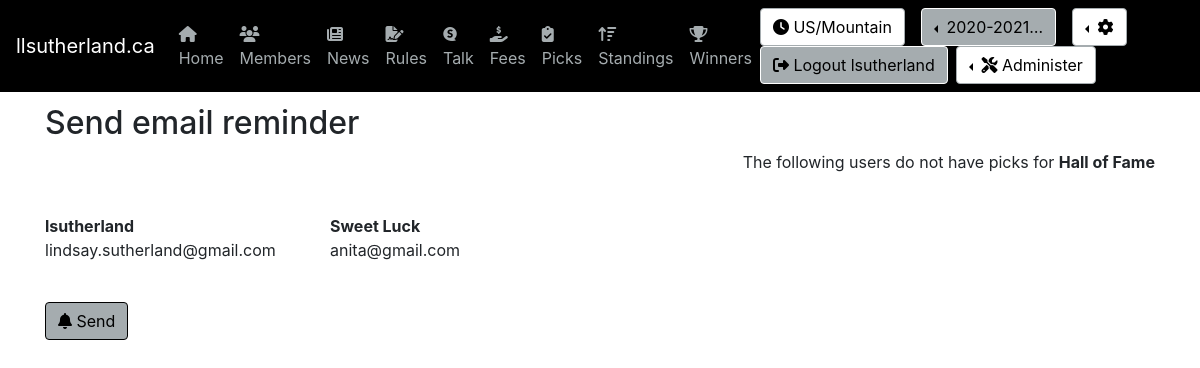
/email_reminder (signed in), run on an earlier commit of the app's database.
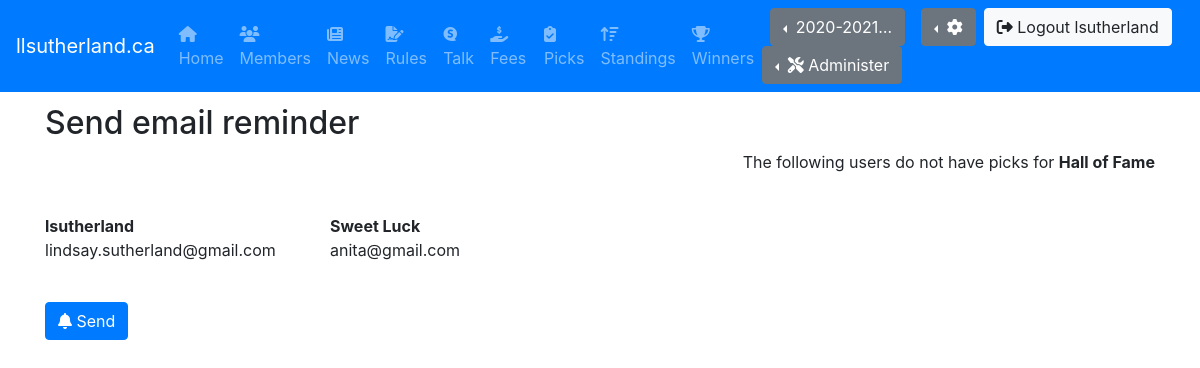
And on a later commit of the database.
### pool/models.py (models this page shows, shortened)
class CustomUser(AbstractUser):
    US_EST = 'US/Eastern'
    TZS = [
        ('US/Alaska', 'US/Alaska'),
        ('US/Arizona','US/Arizona'),
        ('US/Central','US/Central'),
        (US_EST,'US/Eastern'),
        ('US/Hawaii','US/Hawaii'),
        ('US/Mountain','US/Mountain'),
        ('US/Pacific','US/Pacific'),
        ('Europe/Amsterdam','Europe/Amsterdam'),
        ('Europe/Athens','Europe/Athens'),
        ('Europe/Belgrade','Europe/Belgrade'),
        ('Europe/Berlin','Europe/Berlin'),
        ('Europe/Brussels','Europe/Brussels'),
        ('Europe/Bucharest','Europe/Bucharest'),
        ('Europe/Budapest','Europe/Budapest'),
        ('Europe/Copenhagen','Europe/Copenhagen'),
        ('Europe/Dublin','Europe/Dublin'),
        ('Europe/Gibraltar','Europe/Gibraltar'),
        ('Europe/Helsinki','Europe/Helsinki'),
        ('Europe/Istanbul','Europe/Istanbul'),
        ('Europe/Kiev','Europe/Kiev'),
        ('Europe/Lisbon','Europe/Lisbon'),
        ('Europe/London','Europe/London'),
        ('Europe/Luxembourg','Europe/Luxembourg'),
        ('Europe/Madrid','Europe/Madrid'),
        ('Europe/Malta','Europe/Malta'),
        ('Europe/Moscow','Europe/Moscow'),
        ('Europe/Oslo','Europe/Oslo'),
        ('Europe/Paris','Europe/Paris'),
        ('Europe/Prague','Europe/Prague'),
        ('Europe/Rome','Europe/Rome'),
        ('Europe/Sarajevo','Europe/Sarajevo'),
        ('Europe/Stockholm','Europe/Stockholm'),
        ('Europe/Vienna','Europe/Vienna'),
        ('Europe/Volgograd','Europe/Volgograd'),
        ('Europe/Warsaw','Europe/Warsaw'),
        ('Europe/Zurich','Europe/Zurich')
    ]
    username_validator = MyValidator()
    username = models.CharField(
        _('username'),
        max_length=150,
        unique=True,
        help_text=_('Required. 150 characters or fewer. Names and numbers only.'),
        validators=[username_validator],
            error_messages={
            'unique': _("A user with that username already exists."),
        },
    )
    mobile = models.CharField(max_length=20, blank=True, null=True)
    image = models.ImageField(upload_to='profile_image', blank=True, null=True)
    favorite_team = models.ForeignKey(Team, on_delete=models.CASCADE, blank=True, null=True)
    timezone = models.CharField(max_length=50, blank=False, null=False, default=US_EST, choices=TZS)

class Season(models.Model):
    name = models.CharField(max_length=50, blank=False, null=False)
    effective_date = models.DateField(blank=False, null=False)
    effective_end_date = models.DateField(blank=False, null=False)
    is_active = models.BooleanField(default=True)

### pool/views.py (the view)
# urls.py: path('email_reminder', EmailReminder.as_view(), name='email_reminder'),
class EmailReminder(LoginRequiredMixin, TemplateView):
    template_name = 'email_reminder.html'
    def get(self, request):
        args = get_current(request)
        users = get_users_no_picks(request)
        args.update({'template_name' : self.template_name})
        args.update({'users' : users})
        return render(request, self.template_name, args)

### pool/views.py (called while the page is built)
def get_users_no_picks(request):
    args = get_current(request)
    current_week = args.get('current_week')
    picks = Pick.objects.prefetch_related('game_id__week_id').filter(game_id__week_id = current_week.id, pick_type_id = 1)
    users = set()
    for p in picks:
        users.add(p.user)
    return users

def get_current(request):
    current_season = None
    current_week = None
    seasons = []
    prefs = None
    request.session['django_timezone'] = request.user.timezone
    try:
        current_season = get_current_season(request)
        current_week = get_current_week(request)
        seasons = get_seasons()
        prefs = get_preferences(request)
    except Exception as e:
        print(e)
    return {
        'preferences' : prefs,
        'current_season': current_season,
        'current_week' : current_week,
        'seasons' : seasons
    }

def get_preferences(request):
    return Preferences.objects.get(user_id = request.user.id)

def get_seasons():
    return Season.objects.order_by('-effective_date')

### utils/season_helper.py (called while the page is built)
def get_now():
    return timezone.now()

### pool/templates/email_reminder.html (shortened to what this page needs)
{% extends 'base.html' %}
{% block body %}
{% include "page_title.html" with name="Send email reminder" %}
<p class="text-right">The following users do not have picks for <strong>{{current_week.name}}</strong></p>
<br/>
{% if users %}
    <div class="row">
    {% for item in users %}
        <div class="col-lg-3 col-sm-6 col-xs-12">
            <strong>{{item.username}}</strong><p>{{item.email}}</p>
        </div>
    {% endfor %}
    </div>
    <br/>
    {% if request.user.favorite_team %}
        <a href="{% url 'send_email_reminder' %}" class="btn btn-primary" style="background-color:{{user.favorite_team.color_03}};color:{{user.favorite_team.color_01}};border-color:{{user.favorite_team.color_01}}" href="{% url 'email_reminder' %}"><i class="fas fa-bell"></i>  Send</a>
    {% else %}
        <a href="{% url 'send_email_reminder' %}" class="btn btn-primary" href="{% url 'email_reminder' %}"><i class="fas fa-bell"></i>  Send</a>
    {% endif %}
{% else %}
    <div class="row">
        <div class="col-12">
            <div class="alert alert-warning"><span style="font-style:italic;"><i class="fas fa-bell"></i>  All Users have made their picks this week</span></div>
        </div>
    </div>
{% endif %}
{% endblock %}

### pool/templates/nav/no-fav-team.html (shortened to what this page needs)
<nav class="navbar navbar-expand-md navbar-dark fixed-top bg-primary">
        <a class="navbar-brand" href="#">llsutherland.ca</a>
        <div class="collapse navbar-collapse" id="navbarCollapse">
            <ul class="navbar-nav mr-auto">
                <li class="nav-item">
                    <a class="nav-link {% if request.resolver_match.url_name == "home" %}active{% endif %}" href="{% url 'home'  %}"><i class="fas fa-home"></i> Home</a>
                </li>
                <li class="nav-item">
                    <a class="nav-link {% if request.resolver_match.url_name == "members" %}active{% endif %}" href="{% url 'members'  %}"><i class="fas fa-users"></i> Members</a>
                </li>
                <li class="nav-item">
                    <a class="nav-link {% if request.resolver_match.url_name == "news" %}active{% endif %}" href="{% url 'news'  %}"><i class="fas fa-newspaper"></i> News</a>
                </li>
                <li class="nav-item">
                    <a class="nav-link {% if request.resolver_match.url_name == "rules" %}active{% endif %}" href="{% url 'rules'  %}"><i class="fas fa-file-signature"></i> Rules</a>
                </li>
                <li class="nav-item">
                    <a class="nav-link {% if request.resolver_match.url_name == "talk" %}active{% endif %}" href="{% url 'talk'  %}"><i class="fab fa-speakap"></i> Talk</a>
                </li>
                <li class="nav-item">
                    <a class="nav-link {% if request.resolver_match.url_name == "fees" %}active{% endif %}" href="{% url 'fees'  %}"><i class="fas fa-hand-holding-usd"></i> Fees</a>
                </li>
                <li class="nav-item">
                    <a class="nav-link {% if request.resolver_match.url_name == "picks" %}active{% endif %}" href="{% url 'picks' %}"><i class="fas fa-clipboard-check"></i> Picks</a>
                </li>
                <li class="nav-item">
                    <a class="nav-link {% if request.resolver_match.url_name == "standings" %}active{% endif %}" href="{% url 'standings'%}""><i class="fas fa-sort-amount-up"></i> Standings</a>
                </li>
                <li class="nav-item">
                    <a class="nav-link {% if request.resolver_match.url_name == "winners" %}active{% endif %}" href="{% url 'winners'  %}"><i class="fas fa-trophy"></i> Winners</a>
                </li>
            </ul>
            <form class="form-inline mt-2 mt-md-0">
                <div class="dropdown dropleft pl-2 pr-2">
                {% if current_season %}
                    <a class="btn btn-secondary dropdown-toggle" href="#" role="button" id="dropdownSeason" data-toggle="dropdown" aria-haspopup="true" aria-expanded="false">
                        {{current_season.name | truncatechars:10}}
                    </a>
                {% endif %}
                </div>
                <div class="dropdown dropleft pl-2 pr-2">
                    <a class="btn btn-secondary dropdown-toggle" href="#" role="button" id="dropdownProfile" data-toggle="dropdown" aria-haspopup="true" aria-expanded="false">
                        <i class="fas fa-cog"></i>
                    </a>
                </div>
                <a class="btn btn-light mr-2 my-2 my-sm-0" href="{% url 'logout' %}"><i class="fas fa-sign-out-alt"></i> Logout {{user.username}}</a>
                {% if user.is_staff %}
                    <div class="dropdown dropleft">
                        <button class="btn btn-secondary dropdown-toggle" type="button" id="dropdownMenuButton" data-toggle="dropdown" aria-haspopup="true" aria-expanded="false">
                            <i class="fas fa-tools"></i> Administer
                        </button>
                    </div>
                {% endif %}
            </form>
        </div>
    </nav>

### pool/templates/nav/fav-team.html (shortened to what the changed rows need)
<nav class="navbar navbar-expand-md navbar-dark fixed-top" style="background-color: {{user.favorite_team.color_01}};">
        <a class="navbar-brand" href="#">llsutherland.ca</a>
        <div class="collapse navbar-collapse" id="navbarCollapse">
            <ul class="navbar-nav mr-auto">
                <li class="nav-item">
                    <a class="nav-link" href="{% url 'home'  %}" style="{% if request.resolver_match.url_name == "home" %}color:{{user.favorite_team.color_02}};{% else %}color:{{user.favorite_team.color_03}};{% endif %}"><i class="fas fa-home"></i> Home</a>
                </li>
                <li class="nav-item">
                    <a class="nav-link" href="{% url 'members'  %}" style="{% if request.resolver_match.url_name == "members" %}color:{{user.favorite_team.color_02}};{% else %}color:{{user.favorite_team.color_03}};{% endif %}"><i class="fas fa-users"></i> Members</a>
                </li>
                <li class="nav-item">
                    <a class="nav-link" href="{% url 'news'  %}" style="{% if request.resolver_match.url_name == "news" %}color:{{user.favorite_team.color_02}};{% else %}color:{{user.favorite_team.color_03}};{% endif %}"><i class="fas fa-newspaper"></i> News</a>
                </li>
                <li class="nav-item">
                    <a class="nav-link" href="{% url 'rules'  %}" style="{% if request.resolver_match.url_name == "rules" %}color:{{user.favorite_team.color_02}};{% else %}color:{{user.favorite_team.color_03}};{% endif %}"><i class="fas fa-file-signature"></i> Rules</a>
                </li>
                <li class="nav-item">
                    <a class="nav-link" href="{% url 'talk'  %}" style="{% if request.resolver_match.url_name == "talk" %}color:{{user.favorite_team.color_02}};{% else %}color:{{user.favorite_team.color_03}};{% endif %}"><i class="fab fa-speakap"></i> Talk</a>
                </li>
                <li class="nav-item">
                    <a class="nav-link" href="{% url 'fees'  %}" style="{% if request.resolver_match.url_name == "fees" %}color:{{user.favorite_team.color_02}};{% else %}color:{{user.favorite_team.color_03}};{% endif %}"><i class="fas fa-hand-holding-usd"></i> Fees</a>
                </li>
                <li class="nav-item">
                    <a class="nav-link" href="{% url 'picks'  %}" style="{% if request.resolver_match.url_name == "picks" %}color:{{user.favorite_team.color_02}};{% else %}color:{{user.favorite_team.color_03}};{% endif %}"><i class="fas fa-clipboard-check"></i> Picks</a>
                </li>
                <li class="nav-item">
                    <a class="nav-link" href="{% url 'standings'  %}" style="{% if request.resolver_match.url_name == "standings" %}color:{{user.favorite_team.color_02}};{% else %}color:{{user.favorite_team.color_03}};{% endif %}"><i class="fas fa-sort-amount-up"></i> Standings</a>
                </li>
                <li class="nav-item">
                    <a class="nav-link" href="{% url 'winners'  %}" style="{% if request.resolver_match.url_name == "winners" %}color:{{user.favorite_team.color_02}};{% else %}color:{{user.favorite_team.color_03}};{% endif %}"><i class="fas fa-trophy"></i> Winners</a>
                </li>
            </ul>
            <form class="form-inline mt-2 mt-md-0">
            <a class="btn btn-light mr-2 my-2 my-sm-0" href="" style="background-color:{{user.favorite_team.color_02}};color:{{user.favorite_team.color_01}};border-color:{{user.favorite_team.color_03}}"><i class="fas fa-clock"></i> {{request.session.django_timezone}}</a>
            {% if current_season %}
                <div class="dropdown dropleft pl-2 pr-2">
                    <a class="btn btn-secondary dropdown-toggle" style="background-color:{{user.favorite_team.color_03}};color:{{user.favorite_team.color_01}};border-color:{{user.favorite_team.color_02}}" href="#" role="button" id="dropdownSeason" data-toggle="dropdown" aria-haspopup="true" aria-expanded="false">
                        {{current_season.name| truncatechars:10}}
                    </a>
            {% endif %}
                </div>
                <div class="dropdown dropleft pl-2 pr-2">
                    <a class="btn btn-secondary dropdown-toggle" style="background-color:{{user.favorite_team.color_02}};color:{{user.favorite_team.color_01}};border-color:{{user.favorite_team.color_03}}" href="#" role="button" id="dropdownProfile" data-toggle="dropdown" aria-haspopup="true" aria-expanded="false">
                        <i class="fas fa-cog"></i>
                    </a>
                </div>
                <a class="btn btn-success mr-2 my-2 my-sm-0" href="{% url 'logout' %}" style="background-color:{{user.favorite_team.color_03}};color:{{user.favorite_team.color_01}};border-color:{{user.favorite_team.color_02}}"><i class="fas fa-sign-out-alt"></i> Logout {{user.username}}</a>
                {% if user.is_staff %}
                    <div class="dropdown dropleft">
                        <button class="btn btn-secondary dropdown-toggle" style="background-color:{{user.favorite_team.color_02}};color:{{user.favorite_team.color_01}};border-color:{{user.favorite_team.color_03}}" type="button" id="dropdownMenuButton" data-toggle="dropdown" aria-haspopup="true" aria-expanded="false">
                            <i class="fas fa-tools"></i> Administer
                        </button>
                    </div>
                {% endif %}
            </form>
        </div>
    </nav>

What changed in the data, as far as the page shows it:
changed CustomUser "lsutherland": favorite_team_id 25 → empty (drawn); session.django_timezone "US/Mountain" → (not shown)
